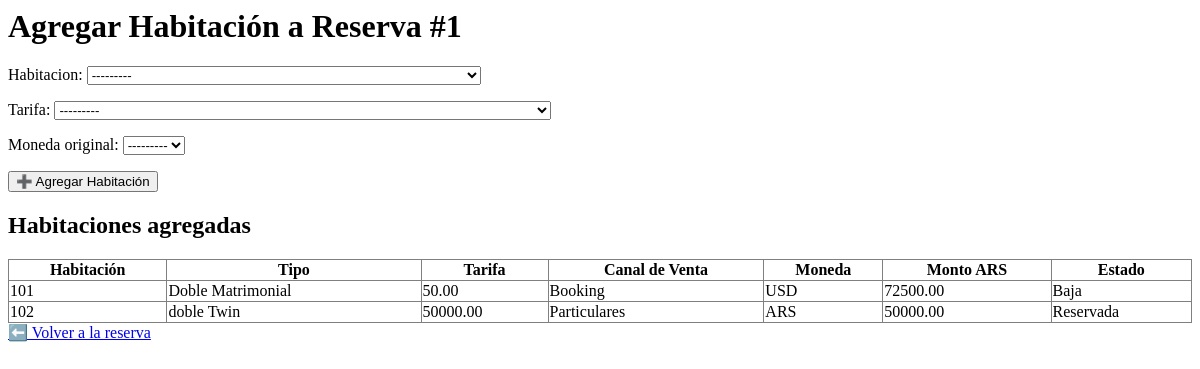
Before: /reservas/editar/1/habitacion/ with the older database file.
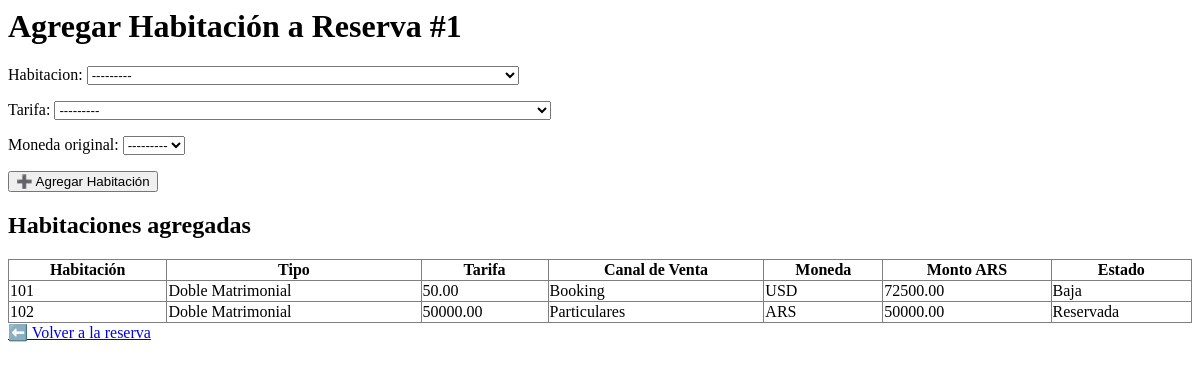
After: the same page with the newer database file.
### app_reserva/models.py (models this page shows, shortened)
class Reserva(models.Model):
    huesped_reservante = models.ForeignKey(
        Huesped, on_delete=models.PROTECT, related_name="reservas_realizadas",
        blank=True, null=True
    )
    fecha_ingreso = models.DateField()
    fecha_salida = models.DateField()
    estado = models.CharField(max_length=20, choices=ESTADOS_RESERVA, default="PENDIENTE")
    monto_total = models.DecimalField(max_digits=12, decimal_places=2, blank=True, null=True)

class ReservaHabitacion(models.Model):
    reserva = models.ForeignKey(Reserva, on_delete=models.CASCADE, related_name="habitaciones")
    habitacion = models.ForeignKey(Habitacion, on_delete=models.PROTECT)
    tarifa = models.ForeignKey(Tarifa, on_delete=models.PROTECT)
    moneda_original = models.ForeignKey(Moneda, on_delete=models.PROTECT)
    monto_ars = models.DecimalField(max_digits=12, decimal_places=2, blank=True, null=True)

### app_habitacion/models.py (models this page shows)
class Habitacion(models.Model):
    ESTADOS = [
        ('DISPONIBLE', 'Disponible'),
        ('OCUPADA', 'Ocupada'),
        ('EN MANTENIMIENTO', 'En mantenimiento'),
        ('RESERVADA', 'Reservada'),
        ('LIMPIEZA', 'Limpieza'),
        ('BAJA', 'Baja'),
        ('SIN USO', 'Sin uso'),
    ]
    numero = models.CharField(max_length=10, unique=True)
    tipo_habitacion = models.ForeignKey(TipoHabitacion, on_delete=models.CASCADE, related_name='habitaciones')
    piso = models.PositiveSmallIntegerField()
    estado = models.CharField(max_length=20, choices=ESTADOS, default='DISPONIBLE')
    class Meta:
        verbose_name = "Habitación"
        verbose_name_plural = "Habitaciones"
    def __str__(self):
        return f"{self.numero} - {self.tipo_habitacion} - Piso: {self.piso} - Estado: {self.get_estado_display()}"

class TipoHabitacion(models.Model):
    nombre = models.CharField(max_length=100)
    capacidad = models.PositiveSmallIntegerField()
    class Meta:
        verbose_name = "Tipo de Habitación"
        verbose_name_plural = "Tipos de Habitaciones"
    def __str__(self):
        return f"{self.nombre} - Capacidad: {self.capacidad}"

### app_tarifa_habitacion/models.py (models this page shows, shortened)
class Tarifa(models.Model):
    tipo_habitacion = models.ForeignKey(TipoHabitacion, on_delete=models.CASCADE)
    modalidad = models.ForeignKey(ModalidadTarifa, on_delete=models.CASCADE)
    canal_venta = models.ForeignKey(CanalVenta, on_delete=models.CASCADE)
    moneda = models.ForeignKey(Moneda, on_delete=models.PROTECT)
    monto = models.DecimalField(max_digits=10, decimal_places=2)  # precio en moneda original
    monto_ars = models.DecimalField(max_digits=12, decimal_places=2, blank=True, null=True)
    def __str__(self):
        return f"{self.tipo_habitacion} | {self.modalidad} | {self.canal_venta} | {self.monto} {self.moneda.codigo}"

class CanalVenta(models.Model):
    nombre = models.CharField(max_length=50, unique=True)  # Booking, Despegar, Directo
    def __str__(self):
        return self.nombre

class Moneda(models.Model):
    codigo = models.CharField(max_length=10, unique=True)  # Ej: USD, ARS
    nombre = models.CharField(max_length=50)
    def __str__(self):
        return self.codigo

### app_reserva/views.py (the view)
# urls.py: path('editar/<int:reserva_pk>/habitacion/', views.agregar_habitacion_reserva, name='agregar_habitacion_reserva'),
def agregar_habitacion_reserva(request, reserva_pk):
    reserva = get_object_or_404(Reserva, pk=reserva_pk)
    if request.method == "POST":
        form = ReservaHabitacionForm(request.POST)
        if form.is_valid():
            reserva_habitacion = form.save(commit=False)
            reserva_habitacion.reserva = reserva
            if reserva_habitacion.moneda_original.codigo != "ARS":
                ultimo_tc = reserva_habitacion.moneda_original.tipocambio_set.order_by("-fecha").first()
                if ultimo_tc:
                    reserva_habitacion.monto_ars = reserva_habitacion.tarifa.monto * ultimo_tc.valor
            else:
                reserva_habitacion.monto_ars = reserva_habitacion.tarifa.monto
            reserva_habitacion.save()
            reserva_habitacion.habitacion.estado = "RESERVADA"
            reserva_habitacion.habitacion.save()
            return redirect("editar_reserva_completo", pk=reserva.pk)
    else:
        form = ReservaHabitacionForm()
    habitaciones_agregadas = reserva.habitaciones.select_related("habitacion", "tarifa").all()
    return render(request, "reserva/form_habitacion_reserva.html", {
        "form": form,
        "reserva": reserva,
        "habitaciones_agregadas": habitaciones_agregadas,
    })

### app_reserva/forms.py
class ReservaHabitacionForm(forms.ModelForm):
    class Meta:
        model = ReservaHabitacion
        fields = ["habitacion", "tarifa", "moneda_original"]

### app_tarifa_habitacion/models.py (called while the page is built)
    def __str__(self):
        return self.nombre

### app_reserva/templates/reserva/form_habitacion_reserva.html (shortened to what this page needs)
<h1>Agregar Habitación a Reserva #{{ reserva.pk }}</h1>
<form method="post">
    {{ form.as_p }}
    <button type="submit">➕ Agregar Habitación</button>
</form>
<h2>Habitaciones agregadas</h2>
<table border="1" style="width: 100%; border-collapse: collapse;">
    <tr>
        <th>Habitación</th>
        <th>Tipo</th>
        <th>Tarifa</th>
        <th>Canal de Venta</th>
        <th>Moneda</th>
        <th>Monto ARS</th>
        <th>Estado</th>
    </tr>
    {% for hab in habitaciones_agregadas %}
    <tr>
        <td>{{ hab.habitacion.numero }}</td>
        <td>{{ hab.habitacion.tipo_habitacion.nombre }}</td>
        <td>{{ hab.tarifa.monto }}</td>
        <td>{{ hab.tarifa.canal_venta.nombre }}</td>
        <td>{{ hab.moneda_original.codigo }}</td>
        <td>{{ hab.monto_ars }}</td>
        <td>{{ hab.habitacion.get_estado_display }}</td>
    </tr>
    {% empty %}
    <tr><td colspan="7">No hay habitaciones agregadas.</td></tr>
    {% endfor %}
</table>
<a href="{% url 'editar_reserva' reserva.pk %}">⬅️ Volver a la reserva</a>

Changed rows visible on the page:
changed through a linked row, ReservaHabitacion "Particulares": habitacion.tipo_habitacion.nombre "doble Twin" → "Doble Matrimonial"
